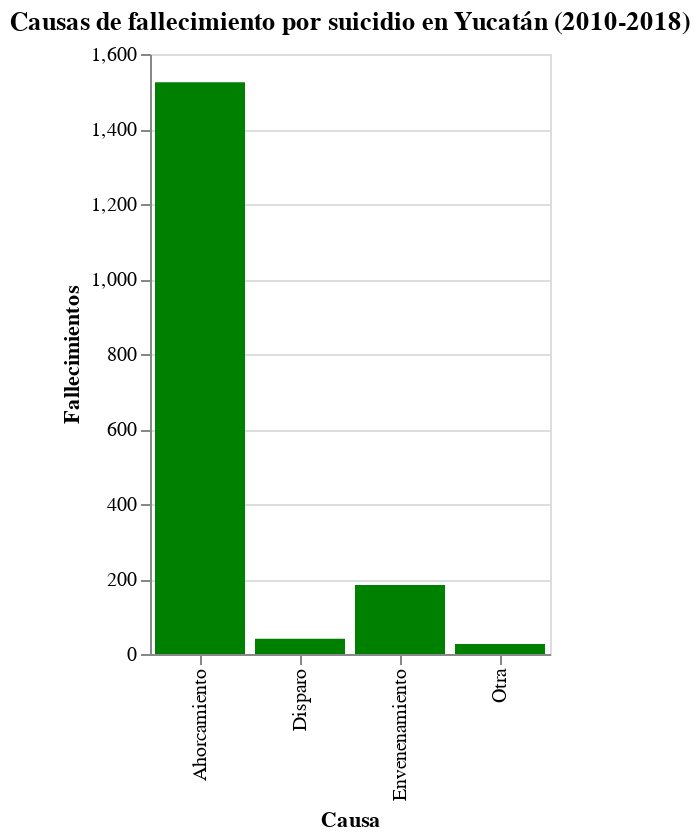

The notebook cell this image was saved under:
### Markdown cell above
Por otra parte, se observa de manera general las causas de fallecimiento por suicidio, es decir, los métodos utilizados. Los datos únicamente reportan tres, agrupando los demás en 'Otra'. 

Como se había comentado, el estado tiene poca presencia de armas de fuego en comparación al resto del país, por lo que los fallecimientos por esta causa son mucho menores en comparación a los otros dos.

### Code cell
alt.Chart(yuc_causas).mark_bar(color='green').encode(
    x = alt.X('Causa'),
    y = alt.Y('Total', title='Fallecimientos')
).properties(
    width=200,
    title='Causas de fallecimiento por suicidio en Yucatán (2010-2018)'
)

### Figure 1 — Vega-Lite specification as saved in the notebook (floating-point values rounded to 4 significant figures)
{"config": {"view": {"continuousWidth": 400, "continuousHeight": 300}}, "data": {"name": "data-61a98a652d8f56a7f528e36745c46598"}, "mark": {"type": "bar", "color": "green"}, "encoding": {"x": {"type": "nominal", "field": "Causa"}, "y": {"type": "quantitative", "field": "Total", "title": "Fallecimientos"}}, "title": "Causas de fallecimiento por suicidio en Yucatán (2010-2018)", "width": 200, "$schema": "https://vega.github.io/schema/vega-lite/v4.8.1.json", "datasets": {"data-61a98a652d8f56a7f528e36745c46598": [{"Causa": "Ahorcamiento", "Total": 1525}, {"Causa": "Disparo", "Total": 41}, {"Causa": "Envenenamiento", "Total": 184}, {"Causa": "Otra", "Total": 27}]}}
